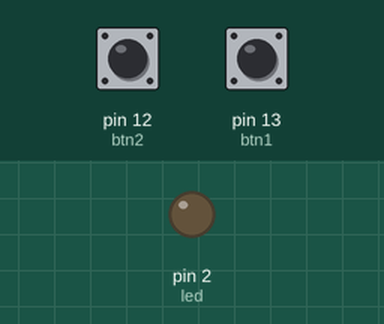
Simulated run of this sketch. Board: Arduino Uno, built with avr-gcc and run on an emulated ATmega328P. Parts: output pins drawn as LEDs (lit = HIGH). Inputs (shaded band) come from the test bench; at power-on: pin 13 (btn1) HIGH, pin 12 (btn2) HIGH.

Above: at 1.2 s.
1.3 s: pin 13 (btn1) pulled LOW for 3.2 s
At 5.1 s:
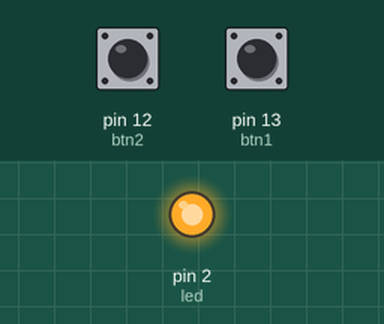
Timing chart, 0 to 6.6 s (numbered marks = the images above; inputs shaded):
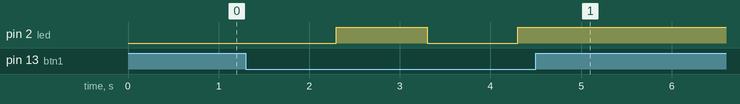

Measured:
- after the input at 1.3 s, pin 2 (led): LOW → HIGH after 1.0 s, → LOW 1.0 s later, → HIGH 1.0 s later

The sketch:

sketch_apr13a.ino
```cpp
int btn1 = 13;
int btn2 = 12;
int led = 2;

void setup()
{
  pinMode(btn1, INPUT);
  pinMode(btn2, INPUT);
  pinMode(led, OUTPUT);
}

void loop()
{
  int btn1R = digitalRead(btn1);
  int btn2R = digitalRead(btn2);

  if(btn1R == 0)
  {
    digitalWrite(led, LOW);
    delay(1000);
    digitalWrite(led, HIGH);
    delay(1000);
  }
  else if(btn2R == 0)
  {
    digitalWrite(led, LOW);
    delay(10);
    digitalWrite(led, HIGH);
    delay(10);
  }
}
```
